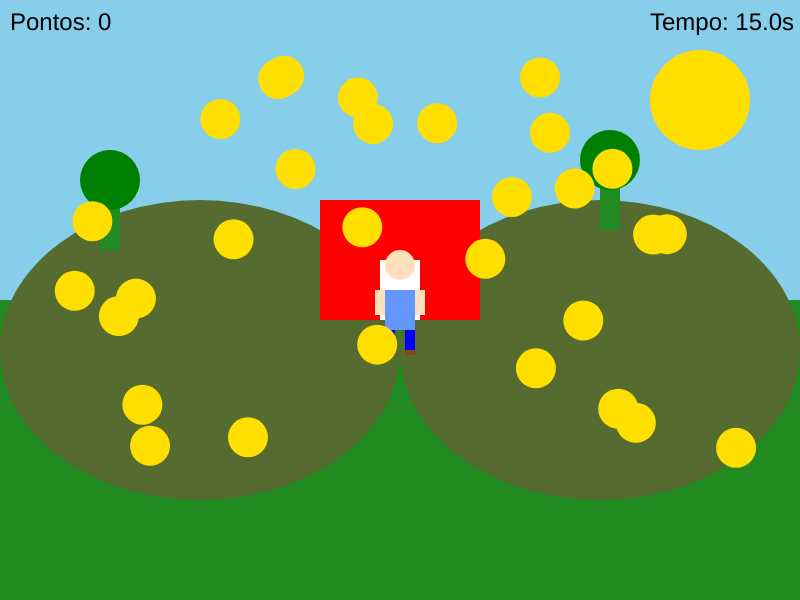
Frame 1 (no input)
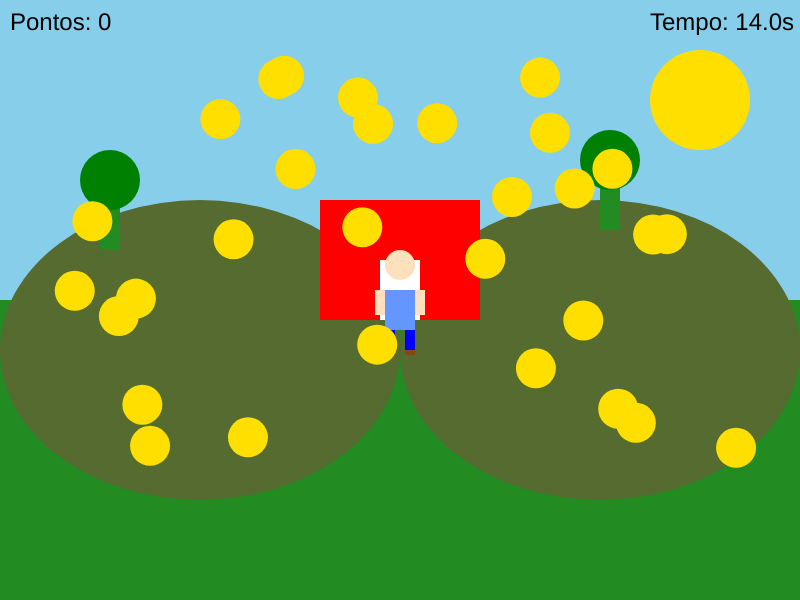
Frame 60 (no input)
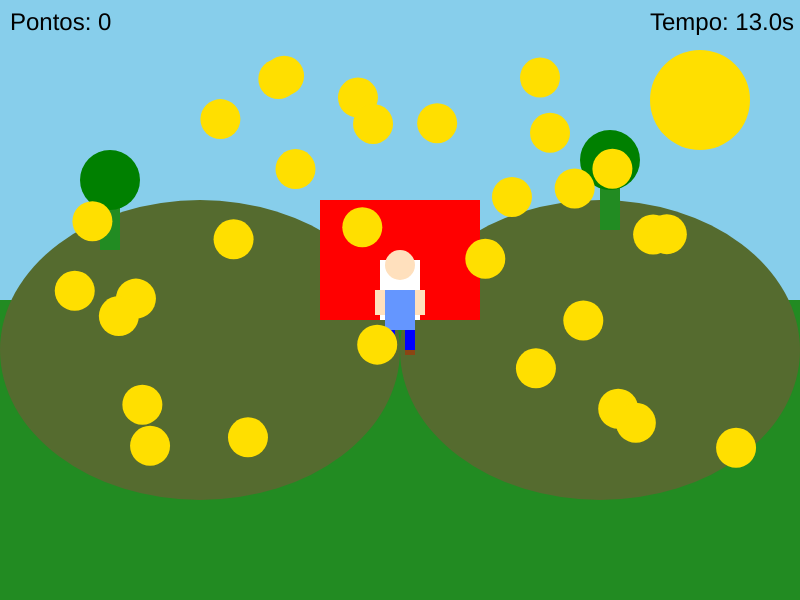
Frame 120 (the mouse pressed at the canvas centre since frame 60)

The p5.js sketch that drew these frames (run headless with seeded random() and noise() and a simulated clock; from frame 60 on, the mouse is pressed at the canvas centre):

// p5.js sketch
// ── sketch.js
// Variáveis do jogo
let fazendeiro;
let itens = [];
let pontos = 0;
let tempo = 15; // Tempo máximo de 15 segundos
let tempoRestante = tempo;
let fase = 1;
let jogoAtivo = true;
let mensagem = "";

function setup() {
  createCanvas(800, 600);
  iniciarFase(fase); // Começa a fase inicial
  frameRate(60); // Aumenta o número de quadros por segundo para um cronômetro mais preciso
}

function draw() {
  if (!jogoAtivo) {
    // Fim de jogo
    fill(0);
    textSize(48);
    textAlign(CENTER, CENTER);
    text(mensagem, width / 2, height / 2 - 50);
    textSize(24);
    text("Você pegou " + pontos + " milhos!", width / 2, height / 2 + 50);
    return;
  }

  // Chama a função para desenhar o fundo da fazenda
  desenhaFundo();

  // Desenha e move o fazendeiro
  fazendeiro.mover();
  fazendeiro.exibir();

  // Verificar se o fazendeiro pegou algum item
  for (let i = itens.length - 1; i >= 0; i--) {
    itens[i].exibir();
    if (fazendeiro.colidiuCom(itens[i])) {
      pontos++;
      itens.splice(i, 1); // Remove o item da lista
      gerarItens(1); // Gera um novo item após pegar
    }
  }

  // Verifica se o jogador alcançou a meta de milhos
  if (pontos >= getMetaDeMilhos()) {
    fase++;
    if (fase > 3) {
      jogoAtivo = false;
      mensagem = "Parabéns, você venceu!";
    } else {
      iniciarFase(fase); // Avança para a próxima fase
    }
  }

  // Exibe os pontos
  fill(0);
  textSize(24);
  text("Pontos: " + pontos, 10, 30);

  // Cronômetro
  tempoRestante -= deltaTime / 1000; // Atualiza o tempo restante
  if (tempoRestante <= 0) {
    tempoRestante = 0;
    jogoAtivo = false;
    mensagem = "Game Over!";
  }

  // Exibe o tempo restante
  textSize(24);
  text("Tempo: " + nf(tempoRestante.toFixed(1), 1, 1) + "s", width - 150, 30);
}

// Função para gerar itens aleatórios
function gerarItens(qtd) {
  for (let i = 0; i < qtd; i++) {
    let x = random(50, width - 50);
    let y = random(50, height - 150);
    itens.push(new Item(x, y)); // Chama a classe Item corretamente
  }
}

// Função para iniciar a fase
function iniciarFase(fase) {
  pontos = 0;
  tempoRestante = tempo;
  itens = []; // Inicializa a lista de itens
  gerarItens(getMetaDeMilhos()); // Gera a quantidade de milhos conforme a fase
  fazendeiro = new Fazendeiro(width / 2, height / 2); // Cria o fazendeiro na posição central
}

// Função para pegar a meta de milhos de acordo com a fase
function getMetaDeMilhos() {
  if (fase === 1) {
    return 30;
  } else if (fase === 2) {
    return 50;
  } else if (fase === 3) {
    return 75;
  }
  return 0; // Default
}

// Função para desenhar o fundo da fazenda
function desenhaFundo() {
  // Céu
  background(135, 206, 235); // Céu azul claro

  // Campos
  fill(34, 139, 34); // Verde
  noStroke();
  rect(0, height / 2, width, height / 2); // O campo de baixo

  // Colinas ao fundo
  fill(85, 107, 47); // Cor mais escura para colinas
  ellipse(width / 4, height / 2 + 50, 400, 300);
  ellipse(3 * width / 4, height / 2 + 50, 400, 300);

  // Sol
  fill(255, 223, 0); // Sol amarelo
  noStroke();
  ellipse(width - 100, 100, 100, 100); // Sol no canto superior direito

  // Algumas árvores
  fill(34, 139, 34); // Cor do tronco da árvore
  rect(100, height / 2 - 100, 20, 50); // Tronco da árvore 1
  fill(0, 128, 0); // Folhagem
  ellipse(110, height / 2 - 120, 60, 60); // Copa da árvore 1

  fill(34, 139, 34); // Tronco da árvore 2
  rect(600, height / 2 - 120, 20, 50); // Tronco da árvore 2
  fill(0, 128, 0); // Folhagem
  ellipse(610, height / 2 - 140, 60, 60); // Copa da árvore 2

  // Um celeiro simples
  fill(255, 0, 0); // Cor do celeiro (vermelho)
  rect(width / 2 - 80, height / 2 - 100, 160, 120); // Corpo do celeiro
  fill(255); // Cor da porta do celeiro
  rect(width / 2 - 20, height / 2 - 40, 40, 60); // Porta do celeiro
}

// Classe do Fazendeiro
class Fazendeiro {
  constructor(x, y) {
    this.x = x;
    this.y = y;
    this.velocidade = 5;
    this.largura = 50;
    this.altura = 50;
  }

  mover() {
    if (keyIsDown(LEFT_ARROW)) {
      this.x -= this.velocidade;
    }
    if (keyIsDown(RIGHT_ARROW)) {
      this.x += this.velocidade;
    }
    if (keyIsDown(UP_ARROW)) {
      this.y -= this.velocidade;
    }
    if (keyIsDown(DOWN_ARROW)) {
      this.y += this.velocidade;
    }

    // Impede o fazendeiro de sair da tela
    this.x = constrain(this.x, 0, width);
    this.y = constrain(this.y, 0, height);
  }

  exibir() {
    // Cabeça (circulo)
    fill(255, 224, 189); // Cor de pele
    ellipse(this.x, this.y - 35, 30, 30); // Cabeça

    // Corpo (retângulo)
    fill(100, 150, 255); // Cor da camisa
    rect(this.x - 15, this.y - 10, 30, 40); // Corpo

    // Braços (retângulos)
    fill(255, 224, 189); // Cor de pele
    rect(this.x - 25, this.y - 10, 10, 25); // Braço esquerdo
    rect(this.x + 15, this.y - 10, 10, 25); // Braço direito

    // Pernas (retângulos)
    fill(0, 0, 255); // Cor das calças
    rect(this.x - 15, this.y + 30, 10, 20); // Perna esquerda
    rect(this.x + 5, this.y + 30, 10, 20); // Perna direita

    // Botas (retângulos pequenos)
    fill(139, 69, 19); // Cor das botas (marrom)
    rect(this.x - 15, this.y + 50, 10, 5); // Bota esquerda
    rect(this.x + 5, this.y + 50, 10, 5); // Bota direita
  }

  colidiuCom(item) {
    let d = dist(this.x, this.y, item.x, item.y);
    return d < 25 + item.raio; // Colisão simples (ajuste de raio)
  }
}

// Classe de Itens
class Item {
  constructor(x, y) {
    this.x = x;
    this.y = y;
    this.raio = 20;
  }

  exibir() {
    fill(255, 223, 0); // Cor amarela para os milhos
    noStroke();
    ellipse(this.x, this.y, this.raio * 2, this.raio * 2);
  }
}
